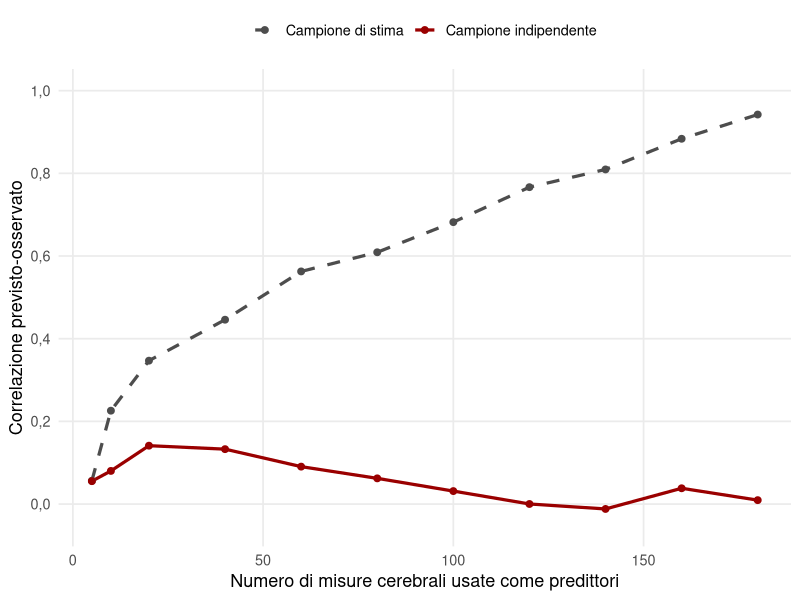

Source code (R):
## ---- chunk 1
#| label: setup
library(ggplot2)
rosso = "#9A0000"
# Nel PDF (A5) le figure si disegnano alla larghezza reale della pagina.
stampa = knitr::is_latex_output()
virgola = function(x, d = 2) formatC(x, format = "f", digits = d, decimal.mark = ",")
tema = theme_minimal(base_size = if (stampa) 10 else 13) +
  theme(panel.grid.minor = element_blank())
## ---- chunk 2
#| label: fig-overfitting
#| fig-cap: "Simulazione dell'overfitting. Si prevede un punteggio da un numero crescente di misure cerebrali, ciascuna con un legame debolissimo con il punteggio, in un campione di 200 persone. La correlazione fra punteggi previsti e osservati cresce nel campione usato per stimare il modello, ma resta bassa e poi crolla in un campione indipendente."
#| fig-alt: "Due linee in funzione del numero di misure usate come predittori, da 5 a 180. La linea del campione di stima sale fino a quasi 1. La linea del campione indipendente resta bassa, attorno a 0,1, e poi scende verso zero."
#| fig-width: !expr if (stampa) 4.45 else 7
#| fig-height: !expr if (stampa) 3.3 else 3.8
set.seed(2019)
genera = function(n, p) { X = matrix(rnorm(n * 180), n); y = X[, 1:20] %*% rep(.06, 20) + rnorm(n); list(X = X, y = as.numeric(y)) }
tr = genera(200, 180); te = genera(2000, 180)
ps = c(5, 10, 20, 40, 60, 80, 100, 120, 140, 160, 180)
ris = do.call(rbind, lapply(ps, function(p) {
  m = lm(tr$y ~ tr$X[, 1:p])
  prev = cbind(1, te$X[, 1:p]) %*% coef(m)
  data.frame(p = p, campione = c("Campione di stima", "Campione indipendente"),
             r = c(cor(fitted(m), tr$y), cor(prev, te$y)))
}))
ggplot(ris, aes(p, r, colour = campione, linetype = campione)) +
  geom_line(linewidth = 1.1) + geom_point(size = 2) +
  scale_colour_manual(values = c("grey30", rosso), name = NULL) +
  scale_linetype_manual(values = c(2, 1), name = NULL) +
  scale_y_continuous(limits = c(-.05, 1), breaks = seq(0, 1, .2), labels = function(x) virgola(x, 1)) +
  labs(x = "Numero di misure cerebrali usate come predittori", y = "Correlazione previsto-osservato") +
  tema + theme(legend.position = "top")
